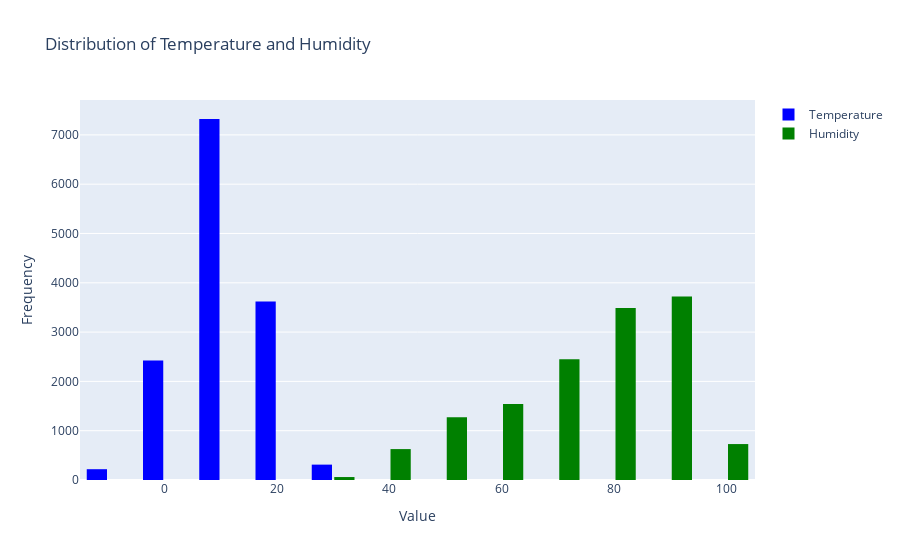

The code cell stored with this chart in its notebook:
### Markdown cell above
### Weather Information

### Code cell
# Visualizing weather information: temperature and humidity
fig = go.Figure()

fig.add_trace(go.Histogram(x=data_pre['temp'], name='Temperature', marker_color='blue', nbinsx=20))
fig.add_trace(go.Histogram(x=data_pre['humidity'], name='Humidity', marker_color='green', nbinsx=20))

# Update layout
fig.update_layout(title='Distribution of Temperature and Humidity',
                  xaxis_title='Value',
                  yaxis_title='Frequency',
                  bargap=0.2,  # gap between bars of adjacent location coordinates
                  bargroupgap=0.1)  # gap between bars of the same location coordinates

fig.show()

### Figure 1 — Plotly figure (JSON) as saved in the notebook; plotly's stock layout.template omitted (floating-point values rounded to 4 significant figures; data arrays with more than 128 entries replaced by an {"elided": "..."} marker saying what was removed)
{"data": [{"marker": {"color": "blue"}, "name": "Temperature", "nbinsx": 20, "type": "histogram", "x": {"elided": "13897 float values"}}, {"marker": {"color": "green"}, "name": "Humidity", "nbinsx": 20, "type": "histogram", "x": {"elided": "13897 float values"}}], "layout": {"bargap": 0.2, "bargroupgap": 0.1, "title": {"text": "Distribution of Temperature and Humidity"}, "xaxis": {"title": {"text": "Value"}}, "yaxis": {"title": {"text": "Frequency"}}}}
